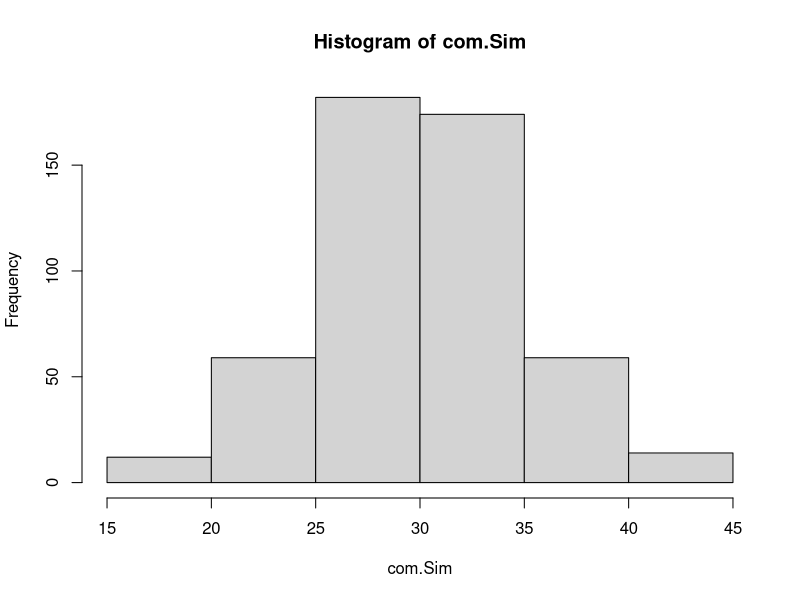
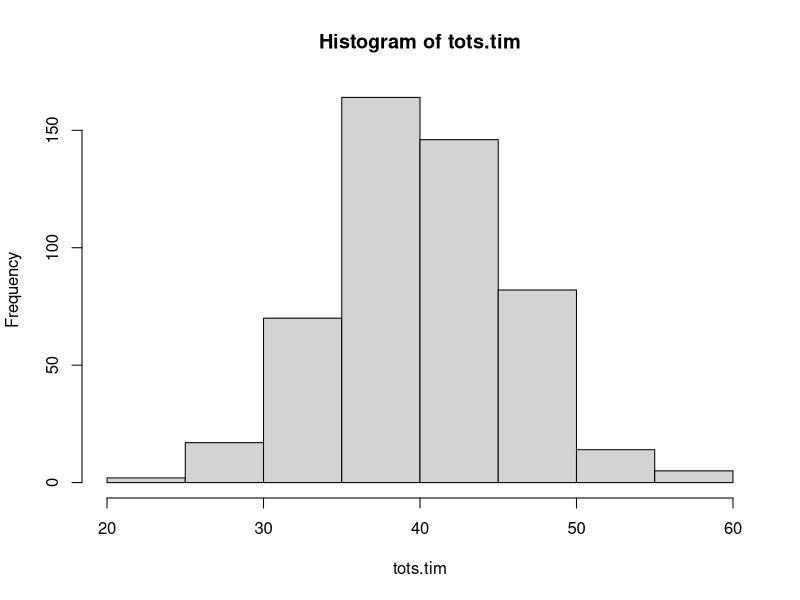

These figures' R source, in order:
#9/25/17

D<- matrix(1:9, nrow= 3)
D
b<- c(0, 0, 99)
D.org<- D 
D[,3]<- c(0, 0 , 99)
D<- D[,-c(3)]
D
D<- cbind(D, b)
D
d.2<- cbind(D.org[,1], b, D.org[,3])
d.2

#ex
#time it takes to work is normally distributed with mean 30 min and sd 5 min 
#time it takes to buy cofefe is normally distributed with mean 10 min and sd 3 min
#what is prob that it takes over 45 min to commute and buy cofefe

#simulate 500 commute
com.Sim<- rnorm(n= 500,mean= 30,sd= 5)
?rnorm
hist(com.Sim)
cofefe.Sim<- rnorm(500, 10, 3) 
tots.tim<- com.Sim+ cofefe.Sim
hist(tots.tim)
#monte carlo estimate of prob of communte and
#cofefe exceedes 45 min =(#of times over 45)/n  
subset(tots.tim, tots.tim> 45)
length(subset(tots.tim, tots.tim> 45))/500
# accuracy monte carlo error 1/sqrt(n)
1/sqrt(500)
#estimate is 0.18 +/- 0.04

#1
#